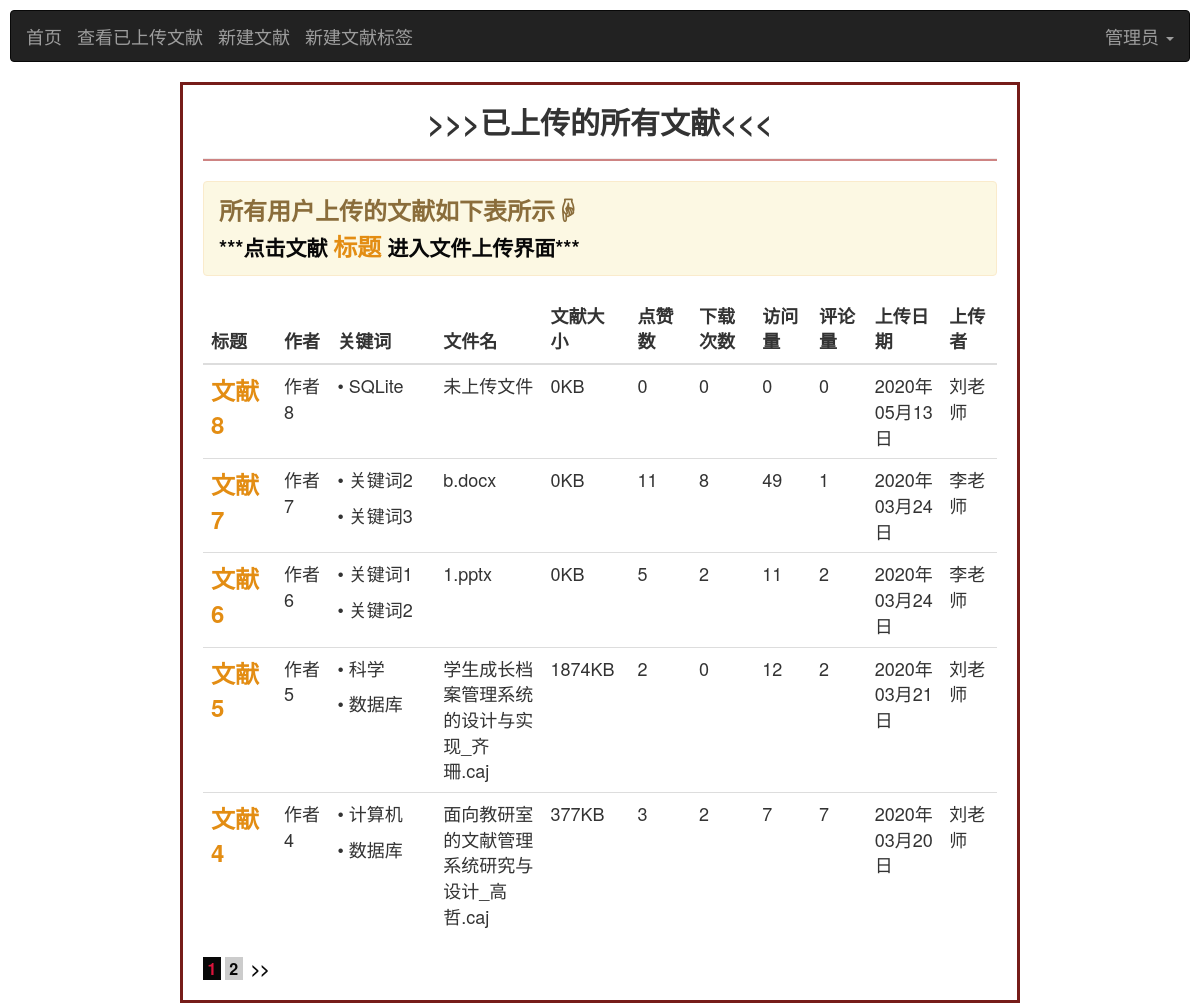
The page /literature/checkLiterature/1/1 (signed in) on the database its author committed.
### base/models.py (models this page shows, shortened)
class User(AbstractUser):#继承内置模型User，并在User的基础上添加新字段
    USER_TYPE = (
        (0, "学生"),
        (1, "老师"),
        (2, "管理员"),#需根据user_type的字段类型进行设置
    )
    name = models.CharField('姓名', max_length=50,default='')
    introduce = models.TextField('简介', default='什么都没留下...')
    photo = models.ImageField('头像', blank=True, upload_to='images/user/')
    user_type = models.IntegerField('身份标识(0:学生/1:老师/2:管理员)',default=0,choices=USER_TYPE)
    user_banji=models.ForeignKey(Banji,on_delete=models.CASCADE, null=True,blank=True,verbose_name='用户班级')
    user_major=models.ForeignKey(Major,on_delete=models.CASCADE,null=True,blank=True,verbose_name='用户专业')

### literature/models.py (models this page shows, shortened)
class Literature(models.Model):
    literature_name= models.CharField("文献标题",max_length=100)
    literature_author=models.CharField("文献作者",max_length=100)
    literature_label = models.ManyToManyField(Label, blank=True, verbose_name='文献标签')
    literature_like=models.IntegerField("文献点赞数",default=0)
    literature_download = models.IntegerField('文献下载次数', default=0)
    literature_view=models.IntegerField("文献访问量",default=0)
    literature_comment=models.IntegerField("文献评论量",default=0)
    literature_file=models.FileField("文献文件",blank=True,upload_to='upload/literatures/')
    filename=models.CharField("文献的文件名",max_length=50,default="未上传文件")
    filesize=models.IntegerField("文献大小",default=0)
    literature_uploader = models.ForeignKey(User, on_delete=models.CASCADE, null=False,verbose_name='文献上传者')
    upload_date=models.DateTimeField("文献上传时间",default=timezone.now)#新增时自动获取当前日期
    class Meta:
        verbose_name = '文献信息'#模型类的名字
        verbose_name_plural = '文献信息'#模型类名字的复数形式，且优先显示

class Label(models.Model):
    label_name = models.CharField('标签名称', max_length=100)
    label_user = models.ForeignKey(User, on_delete=models.CASCADE, verbose_name='标签所属用户')
    create_date=models.DateTimeField("文献标签创建时间",default=timezone.now)
    class Meta:
        verbose_name = '文献标签'  # 模型类的名字
        verbose_name_plural = '文献标签'  # 模型类名字的复数形式，且优先显示

### literature/views.py (the view)
# urls.py: path('checkLiterature/<int:id>/<int:page>',checkLiteratureView, name='checkLiterature'),
@login_required(login_url='/')
def checkLiteratureView(request, id, page):
    user = User.objects.get(id=id)
    if user.user_type ==1:#老师用户
        literatures = Literature.objects.filter(literature_uploader_id=user.id).order_by('-upload_date')
    else:
        literatures=Literature.objects.all().order_by('-upload_date')
    if literatures.count() == 0:
        result = True
    else:
        result = False
    l = Paginator(literatures, 5)
    try:
        pages = l.page(page)
    except PageNotAnInteger:
        pages = l.page(1)
    except EmptyPage:
        pages = l.page(l.num_pages)
    return render(request, 'checkLiterature.html', locals())

### templates/checkLiterature.html (shortened to what this page needs)
<!DOCTYPE html>
<html lang="en">
<head>
    {% load staticfiles %}
    <link rel="stylesheet" href="https://cdn.staticfile.org/twitter-bootstrap/3.3.7/css/bootstrap.min.css">
</head>
<body>
<div style="margin: 10px">
    <nav class="navbar navbar-inverse" role="navigation">
        <div class="container-fluid">
            <div class="navbar-header">
                <a class="navbar-brand" href="{% url 'index:index' id 1 %}">首页</a>
            </div>
            <div class="navbar-header">
                <a class="navbar-brand" href="{% url 'literature:checkLiterature' id 1 %}">查看已上传文献</a>
            </div>
            <div class="navbar-header">
                <a class="navbar-brand" href="{% url 'literature:createLiterature' id 1 0 %}">新建文献</a>
            </div>
            <div class="navbar-header">
                <a class="navbar-brand" href="{% url 'literature:createLabel' id 1 0 %}">新建文献标签</a>
            </div>
            <div>
                <ul class="nav navbar-nav navbar-right">
                    <li class="dropdown">
                        <a href="" class="dropdown-toggle" data-toggle="dropdown" style="font-size: 18px">
                            {% if user.name == "" %}
                                {{ user.username }}
                            {% else %}
                                {{ user.name }}
                            {% endif %}
                            <b class="caret"></b>
                        </a>
                    </li>
                </ul>
            </div>
        </div>
    </nav>
</div>
<br/>
<main style="margin-top:-20px;margin-bottom: 20px;margin-left: 180px;margin-right: 180px;border: solid;border-color: #761c19 ">
    <div class="infosbox">
        <h2 style="text-align: center"><strong>>>>已上传的所有文献<<<</strong></h2>
        <div style="margin: 20px">
            <hr style="height: 2px;background-color: #ce8483 ">
            {% if user.user_type == 1 %}
                {% if result %}
                    <h3>
                        <div class="alert alert-warning"
                             style="text-align:left;font-weight: bold">您还未上传任何文献:(
                        </div>
                    </h3>
                {% else %}
                    <h3>
                        <div class="alert alert-warning" style="text-align:left;font-weight: bold">
                            已上传的所有文献如下表所示☟<label style="color: #080808; font-size: 21px">
                            (提示：请尽快上传文献的文件，否则<strong style="color: #c12e2a">文献无法被其他人看到</strong>)</label>
                            <p style="color: #080808;font-size: 21px;margin-top: 10px">***点击文献 <strong
                                    style="color: #e38d13;font-size: x-large">标题</strong> 进入文件上传界面***</p>
                        </div>
                    </h3>
                {% endif %}
            {% else %}
                <h3>
                    <div class="alert alert-warning" style="text-align:left;font-weight: bold">
                        所有用户上传的文献如下表所示☟<p style="color: #080808;font-size: 21px;margin-top: 10px">***点击文献 <strong
                            style="color: #e38d13;font-size: x-large">标题</strong> 进入文件上传界面***</p>
                    </div>
                </h3>
            {% endif %}
            <table class="table table-hover">
                <thead>
                <tr style="font-size: large">
                    <th>标题</th>
                    <th>作者</th>
                    <th>关键词</th>
                    <th>文件名</th>
                    <th>文献大小</th>
                    <th>点赞数</th>
                    <th>下载次数</th>
                    <th>访问量</th>
                    <th>评论量</th>
                    <th>上传日期</th>
                    <th>上传者</th>
                </tr>
                </thead>
                <tbody>
                {% for list in pages.object_list %}
                    <tr style="font-size: large">
                        <td width="110px">
                            <a href="{% url 'literature:uploadLiterature' id list.id 0 %}"
                               style="color: #e38d13;font-weight: bold;font-size: x-large">
                                {{ list.literature_name }}
                            </a>
                        </td>
                        <td width="75px">{{ list.literature_author }}</td>
                        <td width="145px">
                            <div>
                                {% for label in list.literature_label.all %}
                                    <p>• {{ label.label_name }}</p>
                                {% endfor %}
                            </div>
                        </td>
                        <td width="150px">{{ list.filename }}</td>
                        <td width="95px">{{ list.filesize }}KB</td>
                        <td width="90px">{{ list.literature_like }}</td>
                        <td width="96px">{{ list.literature_download }}</td>
                        <td width="80px">{{ list.literature_view }}</td>
                        <td width="80px">{{ list.literature_comment }}</td>
                        <td width="95px">{{ list.upload_date | date:"Y年m月d日" }}</td>
                        <td width="80px">{{ list.literature_uploader.name }}</td>
                    </tr>
                {% endfor %}
                </tbody>
            </table>
            <div class="pagelist">
                {% if pages.object_list %}
                    {% for page in pages.paginator.page_range %}
                        {% if pages.number == page %}
                            <a href="javascript:;" class="curPage" style="color: #080808;
                            font-size: medium;font-weight: bold;color: crimson ;background-color: #080808 ">&nbsp{{ page }}&nbsp</a>
                        {% else %}
                            <a href="{% url 'literature:checkLiterature' id page %}" style="color: #080808;font-size: medium;
                            font-weight: bold;background-color: #cccccc ">&nbsp{{ page }}&nbsp</a>
                        {% endif %}
                    {% endfor %}
                {% endif %}
                {% if pages.has_next %}
                    <a href="{% url 'literature:checkLiterature' id pages.next_page_number %}"
                       style="color: #080808;font-size: medium;font-weight: bold ">
                        &nbsp>>&nbsp</a>
                {% endif %}
            </div>
        </div>
    </div>
</main>
</body>
</html>

### rows shown on the page
User: name "管理员"
Literature: literature_name "文献8", literature_author "作者8", filename "未上传文件", filesize "0", literature_like "0", literature_download "0", literature_view "0", literature_comment "0", upload_date "2020年05月13日", literature_uploader.name "刘老师"
Label: label_name "SQLite"
Literature: literature_name "文献7", literature_author "作者7", filename "b.docx", filesize "0", literature_like "11", literature_download "8", literature_view "49", literature_comment "1", upload_date "2020年03月24日", literature_uploader.name "李老师"
Label: label_name "关键词2"
Label: label_name "关键词3"
Literature: literature_name "文献6", literature_author "作者6", filename "1.pptx", filesize "0", literature_like "5", literature_download "2", literature_view "11", literature_comment "2", upload_date "2020年03月24日", literature_uploader.name "李老师"
Label: label_name "关键词1"
Literature: literature_name "文献5", literature_author "作者5", filename "学生成长档案管理系统的设计与实现_齐珊.caj", filesize "1874", literature_like "2", literature_download "0", literature_view "12", literature_comment "2", upload_date "2020年03月21日", literature_uploader.name "刘老师"
Label: label_name "科学"
Label: label_name "数据库"
Literature: literature_name "文献4", literature_author "作者4", filename "面向教研室的文献管理系统研究与设计_高哲.caj", filesize "377", literature_like "3", literature_download "2", literature_view "7", literature_comment "7", upload_date "2020年03月20日", literature_uploader.name "刘老师"
Label: label_name "计算机"

### other values the page prints
{{ page }} "1"
{{ page }} "2"
